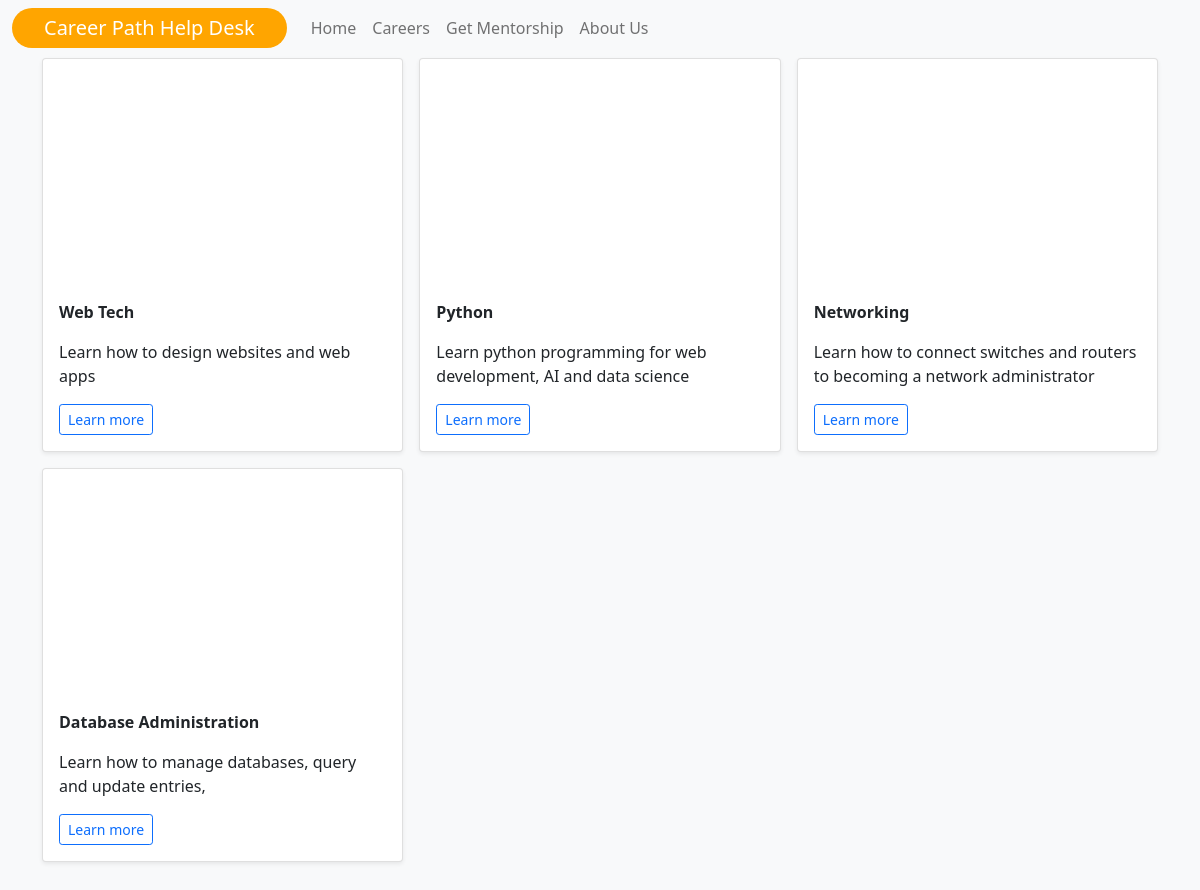
Page /careers on the committed database.
### main/models.py (models this page shows)
class Career(db.Model):
    id = db.Column(db.Integer(), primary_key=True)
    career_name = db.Column(db.String(), unique=True, nullable=False)
    description = db.Column(db.String(), nullable=False)
    content = db.Column(db.String(), nullable=False)
    img = db.Column(db.Text(), nullable=False)
    img_name = db.Column(db.Text(), nullable=False)
    mimetype = db.Column(db.Text(), nullable=False)

### main/routes.py (the view)
@app.route('/careers', methods=["GET","POST"])
def careers():
    careers = Career.query.all()
    return render_template("career.html", careers=careers)

### main/templates/career.html (shortened to what this page needs)
{% extends 'index.html'%}
{% block content %}
<div class="album py-5 bg-light" style="margin-top: 10px;">
  <div class="container">
    <div class="row row-cols-1 row-cols-sm-2 row-cols-md-3 g-3">
      {% for career in careers %}
      <div class="col">
        <div class="card shadow-sm">
          <svg class="bd-placeholder-img card-img-top" width="100%" height="225" xmlns="http://www.w3.org/2000/svg" role="img" aria-label="Placeholder: Thumbnail" preserveAspectRatio="xMidYMid slice" focusable="false" style="background-size: cover; background-image: url('{{ url_for('see', filename=career.img_name) }}')">
          </svg>
          <div class="card-body">
            <p class="card-text"><strong>{{ career.career_name }}</strong> </p>
            <p class="card-text">{{ career.description }}</p>
            <div class="d-flex justify-content-between align-items-center">
              <div class="btn-group">
                <a type="button" class="btn btn-sm btn-outline-primary" href="{{ url_for('career', id=career.id)}}">Learn more</a>
              </div>
            </div>
          </div>
        </div>
      </div>
      {% endfor %}
    </div>
  </div>
</div>
{% endblock %}

### main/templates/index.html (shortened to what this page needs)
<!doctype html>
<html lang="en">
  <head>
    <link rel="stylesheet" href="{{ url_for('static', filename='/css/styles.css')}}">
  </head>
<header>
  <nav class="navbar navbar-expand-md navbar-light fixed-top bg-light">
    <div class="container-fluid">
      <a class="navbar-brand" id="boldtext" href="{{ url_for('home')}}">Career Path Help Desk</a>
      <div class="collapse navbar-collapse" id="navbarCollapse">
        <ul class="navbar-nav me-auto mb-2 mb-md-0">
          <li class="nav-item">
            <a class="nav-link" id="navel" aria-current="page" href="{{ url_for('home') }}">Home</a>
          </li>
          <li class="nav-item">
            <a class="nav-link" id="navel" href="{{url_for('careers') }}">Careers</a>
          </li>
          <li class="nav-item">
            <a class="nav-link" id="navel" href="{{ url_for('mentor') }}" tabindex="-1" aria-disabled="true">Get Mentorship</a>
          </li>
          <li class="nav-item">
              <a class="nav-link" id="navel" href="{{ url_for('about') }}" tabindex="-1" aria-disabled="true">About Us</a>
          </li>
        </ul>
      </div>
    </div>
  </nav>
</header>
<body>
  {% block content %}
  {% endblock %}
<link href="{{ url_for('static', filename='/css/bootstrap.min.css') }}" rel="stylesheet"/>
  </body>
</html>

### main/static/css/styles.css (style rules this page uses)
.bd-placeholder-img { font-size: 1.125rem; background-position: center; text-anchor: middle; -webkit-user-select: none; -moz-user-select: none; user-select: none; }
#boldtext { background-color: orange; color: white; border-radius: 3rem; padding-left: 2rem; padding-right: 2rem; }

### rows in the picture
Career: career_name "Web Tech", description "Learn how to design websites and web apps"
Career: career_name "Python", description "Learn python programming for web development, AI and data science"
Career: career_name "Networking", description "Learn how to connect switches and routers to becoming a network administrator"
Career: career_name "Database Administration", description "Learn how to manage databases, query and update entries,"
